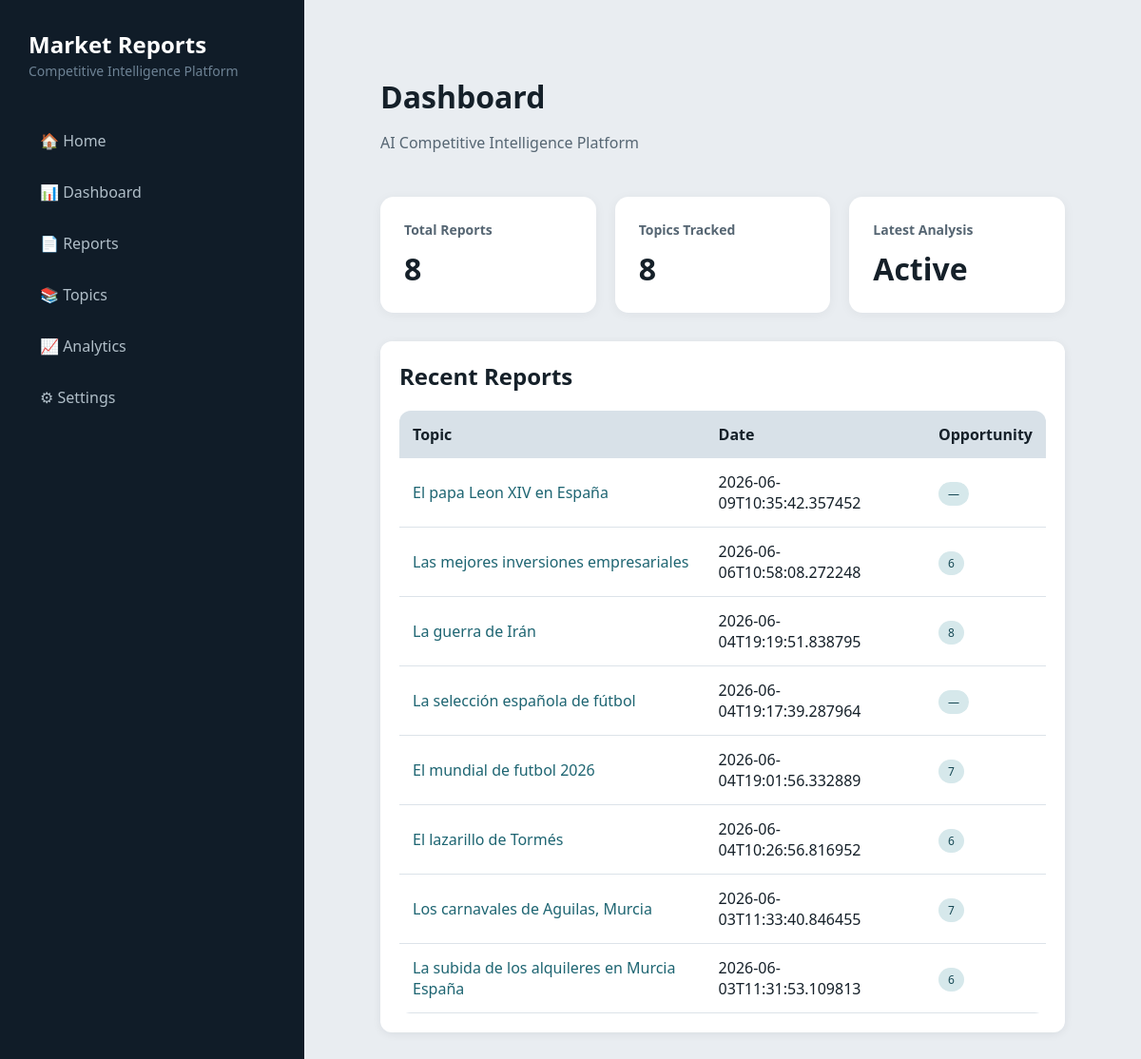
Before: / with the older database file.
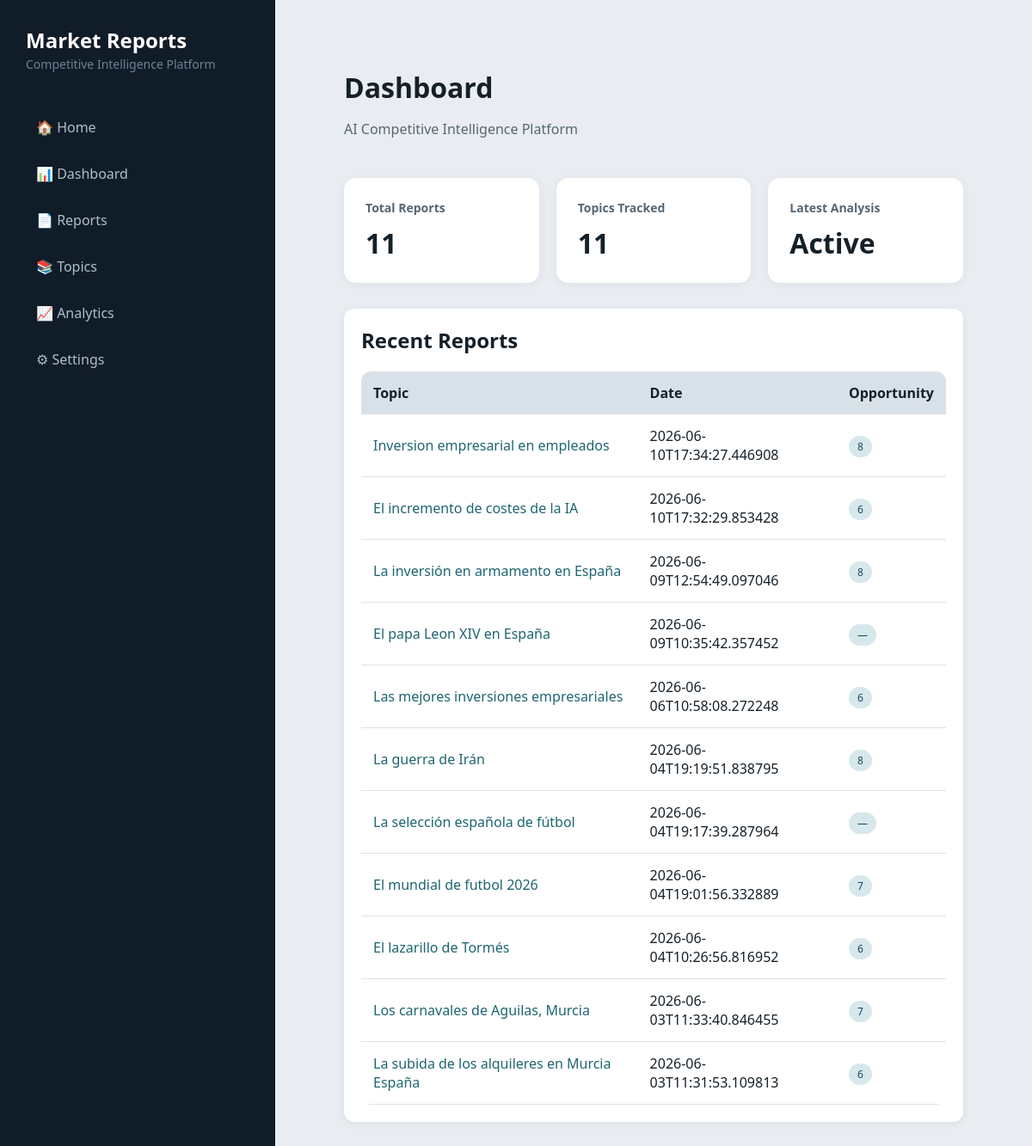
After: the same page with the newer database file.
### tables this page shows
CREATE TABLE reports (

        id INTEGER PRIMARY KEY AUTOINCREMENT,

        topic TEXT NOT NULL,

        created_at TEXT NOT NULL,

        market_opportunity INTEGER,

        competitive_threat INTEGER,

        technology_maturity INTEGER,

        regulatory_risk INTEGER,

        investment_attractiveness INTEGER,

        markdown_path TEXT,

        pdf_path TEXT
    , md_path TEXT);

### app/dashboard/server.py (the view)
@app.get("/")
def home(request: Request):
    reports = get_all_reports()
    return templates.TemplateResponse(
        request=request,
        name="index.html",
        context={
            "reports": reports
        }
    )

### app/dashboard/templates/index.html (shortened to what this page needs)
<!DOCTYPE html>
<html>
<head>
    <link
        rel="stylesheet"
        href="/static/style.css?v=2">
</head>
<body>
<div class="layout">
    <aside class="sidebar">
        <div class="logo">
            <h2>Market Reports</h2>
            <span>Competitive Intelligence Platform</span>
        </div>
        <nav>
            <a href="/">🏠 Home</a>
            <a href="/dashboard">📊 Dashboard</a>
            <a href="/reports">📄 Reports</a>
            <a href="/topics">📚 Topics</a>
            <a href="/analytics">📈 Analytics</a>
            <a href="/settings">⚙ Settings</a>
        </nav>
    </aside>
    <main class="main-content">
        <div class="header">
            <div>
                <h1>Dashboard</h1>
                <p>
                    AI Competitive Intelligence Platform
                </p>
            </div>
        </div>
        <div class="kpi-grid">
            <div class="kpi-card">
                <h3>Total Reports</h3>
                <span>
                    {{ reports|length }}
                </span>
            </div>
            <div class="kpi-card">
                <h3>Topics Tracked</h3>
                <span>
                    {{ reports|length }}
                </span>
            </div>
            <div class="kpi-card">
                <h3>Latest Analysis</h3>
                <span>
                    Active
                </span>
            </div>
        </div>
        <div class="card">
            <h2>Recent Reports</h2>
            <table>
                <tr>
                    <th>Topic</th>
                    <th>Date</th>
                    <th>Opportunity</th>
                </tr>
                {% for report in reports %}
                <tr>
                    <td>
                        <a href="/topic/{{ report[1]|trim|urlencode }}">
                            {{ report[1]|trim }}
                        </a>
                    </td>
                    <td>{{ report[2] }}</td>
                    <td>
                        <span class="badge">
                            {{ report[3] if report[3] is not none else '—' }}
                        </span>
                    </td>
                </tr>
                {% endfor %}
            </table>
        </div>
    </main>
</div>
</body>
</html>

### app/dashboard/static/style.css (style rules this page uses)
:root { --color-bg: #e9edf1; --color-surface: #ffffff; --color-text: #152029; --color-text-muted: #566673; --color-border: #c8d1d9; --color-border-light: #dce3e9; --color-sidebar-bg: #101c28; --color-sidebar-hover: #1a2a3a; --color-sidebar-text: #b0bec8; --color-sidebar-muted: #6d8294; --color-accent: #1e6572; --color-accent-soft: #d6e8eb; --color-accent-soft-text: #174955; --color-danger: #9a3f3f; --shadow-card: 0 2px 10px rgba(16, 28, 40, 0.07); --shadow-kpi: 0 2px 12px rgba(16, 28, 40, 0.05); --color-table-header: #d8e1e8; --color-row-hover: #e4ebf0; --color-code-bg: #dfe6ec; }
body { font-family: "Segoe UI", Arial, sans-serif; background-color: var(--color-bg); margin: 0; padding: 40px; color: var(--color-text); }
.header { margin-bottom: 30px; }
.header h1 { margin: 0; font-size: 32px; }
.header p { color: var(--color-text-muted); }
.card { background: var(--color-surface); border-radius: 12px; padding: 20px; margin-bottom: 15px; box-shadow: var(--shadow-card); }
a { text-decoration: none; color: var(--color-accent); }
table { width: 100%; border-collapse: collapse; background: var(--color-surface); border-radius: 12px; overflow: hidden; }
th { background: var(--color-sidebar-bg); color: white; padding: 14px; text-align: left; }
td { padding: 14px; border-bottom: 1px solid var(--color-border-light); }
.badge { background: var(--color-accent-soft); color: var(--color-accent-soft-text); padding: 4px 10px; border-radius: 20px; font-size: 12px; }
.layout { display: flex; min-height: 100vh; }
.sidebar { width: 260px; background: var(--color-sidebar-bg); color: white; padding: 30px; position: fixed; top: 0; left: 0; bottom: 0; }
.logo h2 { margin: 0; }
.logo span { color: var(--color-sidebar-muted); font-size: 14px; }
.sidebar nav { margin-top: 40px; }
.sidebar nav a { display: block; color: var(--color-sidebar-text); padding: 12px; border-radius: 8px; margin-bottom: 8px; transition: 0.2s; }
.main-content { margin-left: 320px; width: calc(100% - 320px); padding: 40px; }
.header { display: flex; justify-content: space-between; align-items: center; }
.kpi-grid { display: grid; grid-template-columns: repeat(3, 1fr); gap: 20px; margin-bottom: 30px; }
.kpi-card { background: var(--color-surface); padding: 25px; border-radius: 14px; box-shadow: var(--shadow-kpi); }
.kpi-card h3 { margin: 0; color: var(--color-text-muted); font-size: 14px; }
.kpi-card span { display: block; margin-top: 10px; font-size: 32px; font-weight: bold; }
.card h2 { margin-top: 0; }
table { margin-top: 20px; }
th { background: var(--color-table-header); color: var(--color-text); font-weight: 600; }
.logo { display: block; text-decoration: none; color: inherit; margin-bottom: 30px; }

Changed rows visible on the page:
added reports: topic "Inversion empresarial en empleados", created_at "2026-06-10T17:34:27.446908", market_opportunity "8"
added reports: topic "El incremento de costes de la IA", created_at "2026-06-10T17:32:29.853428", market_opportunity "6"
added reports: topic "La inversión en armamento en España", created_at "2026-06-09T12:54:49.097046", market_opportunity "8"
Other visible differences:
{{ reports|length }}: "8" → "11"
